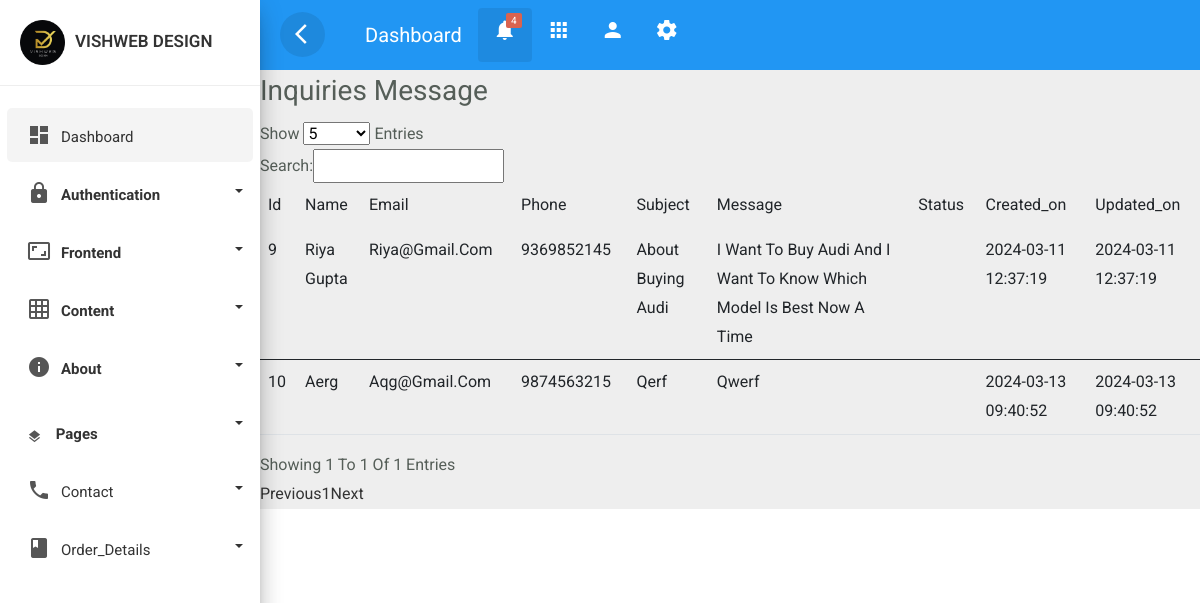
The app's page /admin/inquiries_1.php with its own data.
### tables this page shows
CREATE TABLE `messages` (
  `id` int(30) NOT NULL,
  `name` text NOT NULL,
  `email` text NOT NULL,
  `phone` text NOT NULL,
  `subject` text NOT NULL,
  `message` text NOT NULL,
  `created_on` datetime NOT NULL DEFAULT current_timestamp(),
  `updated_on` datetime DEFAULT current_timestamp()
);

### admin/inquiries_1.php (the view, shortened to what this page needs)
<?php include_once('header.php');?>
<?php include_once('sidebar.php');?>
<?php include_once('top-header.php');?>
<?php
include('../admin/adminconnection.php');
$sql = " SELECT * FROM messages ";
$result = $conn->query($sql);
?>
<!DOCTYPE html>
<html lang="en">
<head>
</head>
<body>
<section>
        <h3>Inquiries Message</h3>
            <table class="table" id="myinq">
                <thead>
                    <tr>
                    <th scope="col">id</th>
                    <th scope="col">Name</th>
                    <th scope="col">Email</th>
                    <th scope="col">Phone</th>
                    <th scope="col">Subject</th>
                    <th scope="col">Message</th>
                    <th scope="col">Status</th>
                    <th scope="col">Created_on</th>
                    <th scope="col">Updated_on</th>
                    </tr>
                </thead>
            <?php
                while($rows=$result->fetch_assoc())
                {
            ?>
            <tbody>
                <tr>
                    <td><?php echo $rows['id'];?></td>
                    <td><?php echo $rows['name'];?></td>
                    <td><?php echo $rows['email'];?></td>
                    <td><?php echo $rows['phone'];?></td>
                    <td><?php echo $rows['subject'];?></td>
                    <td><?php echo $rows['message'];?></td>
                    <td><?php echo $rows['status'];?></td>
                    <td><?php echo $rows['created_on'];?></td>
                    <td><?php echo $rows['updated_on'];?></td>
                </tr>
                <?php
                }
                ?>
                </tbody>
        </table>
    </section>
</body>
</html>

### admin/css/custom.css (style rules this page uses)
body,html { line-height:1.8; font-family:'Roboto',sans-serif; color:#555e58; text-transform:capitalize; font-weight:400; margin:0px; padding:0px; }
h1,h2,h3,h4,h5,h6,.h1,.h2,.h3,.h4 { font-weight:400; line-height:1.5em; }
.table > thead > tr > th { border-bottom:1px; font-size:16px; font-weight:400; }

### records on screen
messages: id "9", name "Riya Gupta", email "Riya@gmail.com", phone "9369852145", subject "About Buying Audi", message "I Want To Buy Audi And I Want To Know Which Model Is Best Now A Time", created_on "2024-03-11 12:37:19", updated_on "2024-03-11 12:37:19"
messages: id "10", name "Aerg", email "Aqg@gmail.com", phone "9874563215", subject "Qerf", message "Qwerf", created_on "2024-03-13 09:40:52", updated_on "2024-03-13 09:40:52"
